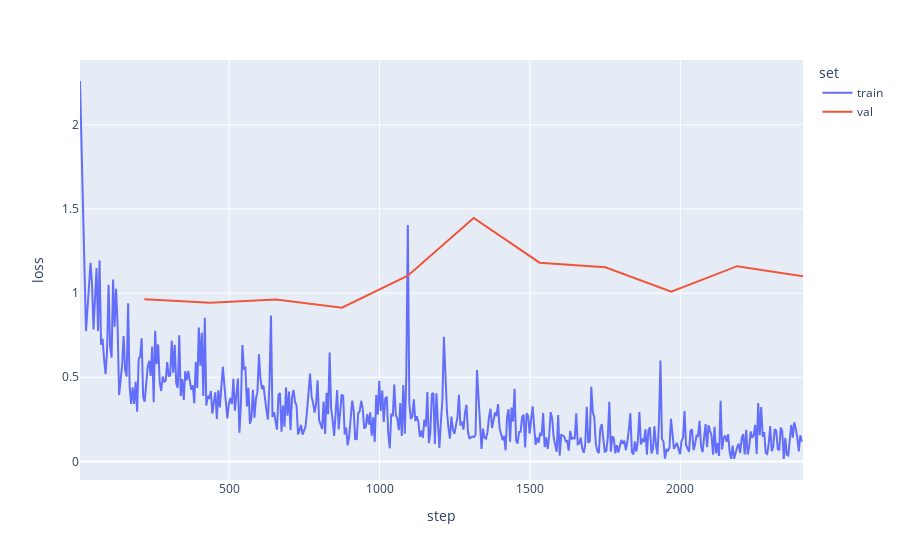

Write notebook code for a chart like this one.
### Code cell
# Visualize losses/metrics

log_dir = project_path + '/notebooks/logs/ResNet/1.0/'
log = pd.read_csv(os.path.join(log_dir, 'metrics.csv'))

train_log = log[['step', 'train_loss']].dropna().rename(columns={'train_loss': 'loss'})
train_log['set'] = 'train'
val_log = log[['step', 'val_loss']].dropna().rename(columns={'val_loss': 'loss'})
val_log['set'] = 'val'

log = train_log.append(val_log)
#log = train_log
log = log.sort_values(by=['step'])

fig = px.line(log, x='step', y='loss', color='set')
fig.show()

### Figure 1 — Plotly figure (JSON) as saved in the notebook; plotly's stock layout.template omitted (floating-point values rounded to 4 significant figures; data arrays with more than 128 entries replaced by an {"elided": "..."} marker saying what was removed)
{"data": [{"hovertemplate": "set=train<br>step=%{x}<br>loss=%{y}<extra></extra>", "legendgroup": "train", "line": {"color": "#636efa", "dash": "solid"}, "mode": "lines", "name": "train", "orientation": "v", "showlegend": true, "type": "scatter", "x": {"elided": "481 int values"}, "xaxis": "x", "y": {"elided": "481 float values"}, "yaxis": "y"}, {"hovertemplate": "set=val<br>step=%{x}<br>loss=%{y}<extra></extra>", "legendgroup": "val", "line": {"color": "#EF553B", "dash": "solid"}, "mode": "lines", "name": "val", "orientation": "v", "showlegend": true, "type": "scatter", "x": [218, 437, 656, 875, 1094, 1313, 1532, 1751, 1970, 2189, 2408], "xaxis": "x", "y": [0.9634, 0.9423, 0.9626, 0.913, 1.103, 1.447, 1.181, 1.154, 1.009, 1.16, 1.1], "yaxis": "y"}], "layout": {"legend": {"title": {"text": "set"}, "tracegroupgap": 0}, "margin": {"t": 60}, "xaxis": {"anchor": "y", "domain": [0, 1], "title": {"text": "step"}}, "yaxis": {"anchor": "x", "domain": [0, 1], "title": {"text": "loss"}}}}
